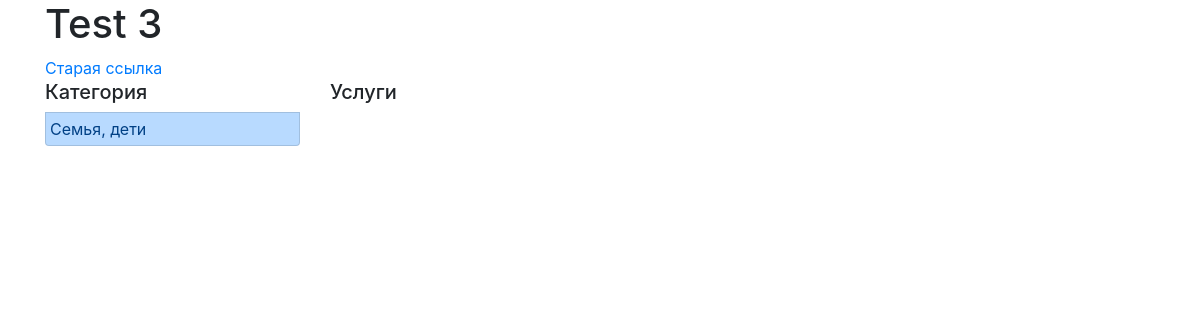
Page /uslugi/2/3/ on the earlier database version.
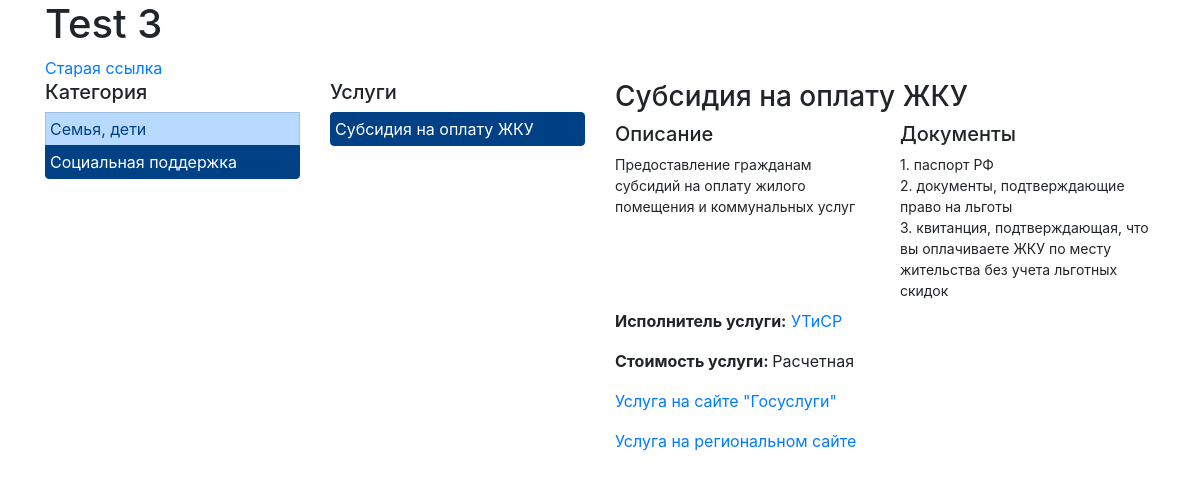
Same page on the later database version.
### rep_test_00/models.py (models this page shows)
class CatUslugi(models.Model):
	name = models.CharField(max_length=50, verbose_name='Наименование категории')
	def __str__(self):
		return self.name
	class Meta:
		verbose_name_plural = 'Категории услуг'
		verbose_name = 'Категория услуг'

class VidUslugi(models.Model):
	cat_usl = models.ForeignKey(CatUslugi, null=True, on_delete=models.PROTECT, verbose_name='Категория услуги')
	name = models.CharField(max_length=50, verbose_name='Наименование вида')
	pod_otr_txt = models.CharField(max_length=50, null=True, blank=True, verbose_name='Подотрасли (через запятую)')
	def __str__(self):
		return self.name
	class Meta:
		verbose_name_plural = 'Виды услуг'
		verbose_name = 'Вид услуги'

class Uslugi(models.Model):
	cat_usl = models.ForeignKey(CatUslugi, null=True, on_delete=models.PROTECT, verbose_name='Категория услуги')
	vid_uslugi = ChainedForeignKey(
        VidUslugi,
        chained_field='cat_usl',
        chained_model_field='cat_usl',
        show_all=False,
        auto_choose=True,
        null=True,
        verbose_name='Вид услуги')
	description = models.TextField(verbose_name='Описание услуги')
	documents = models.TextField(verbose_name='Список документов (через ;)')
	price = models.CharField(max_length=50, verbose_name='Стоимость услуги', null=True)
	url_gosuslugi = models.URLField(verbose_name='Адрес госуслуги', null=True)
	url_usl_on_site = models.URLField(verbose_name='Адрес на сайте региона', null=True)
	class Meta:
		verbose_name_plural = 'Услуги'
		verbose_name = 'Услуга'

class PodOtrasl(models.Model):
	otrasl = models.ForeignKey(Otrasl, null=True, on_delete=models.PROTECT, verbose_name='Отрасль')
	name = models.CharField(max_length=50, verbose_name='Наименование')
	def __str__(self):
		return self.name
	class Meta:
		verbose_name_plural = 'Подотрасли'
		verbose_name = 'Подотрасль'

### rep_test_00/views.py (the view)
# urls.py: path('uslugi/<int:cat_usl_id>/<int:vid_usl_id>/', select_uslugi),
def select_uslugi(request, cat_usl_id, vid_usl_id):
	context = filter_uslugi(request, cat_usl_id, vid_usl_id)
	return render(request, 'org_selector/index_3.html', context)

### rep_test_00/my_func.py (called while the page is built)
def filter_uslugi(request, cat_usl_id, vid_usl_id):
	cur_cat_usl = cat_usl_id
	cur_vid_usl = vid_usl_id
	cat_usl = CatUslugi.objects.all()
	vid_usl = VidUslugi.objects.filter(cat_usl=cur_cat_usl)
	curvid_usl = VidUslugi.objects.filter(id=cur_vid_usl)
	if len(curvid_usl) == 1:
		test = curvid_usl[0].pod_otr_txt.split(',')
		pod_otr_usl = PodOtrasl.objects.filter(pk__in=curvid_usl[0].pod_otr_txt.split(','))
		name_usl = curvid_usl[0].name
		cur_usl = Uslugi.objects.get(vid_uslugi=cur_vid_usl)
	else:
		test = 0
		pod_otr_usl = None
		name_usl = ''
		cur_usl = ''
	return {'cat_usl':cat_usl, 'vid_usl':vid_usl, 'cur_cat_usl':cur_cat_usl, 'cur_vid_usl':cur_vid_usl, 'test':test, 'pod_otr_usl':pod_otr_usl, 'cur_usl':cur_usl, 'name_usl':name_usl}

### rep_test_00/templates/org_selector/index_3.html (shortened to what this page needs)
{% load static %}
<html lang="en">
<head>
	<link rel="stylesheet" href="{% static 'org_selector/bootstrap.min.css'%}">
</head>
<body>
<div class="container">
	<div class="row">
		<div class="col-2">
			<h1>Test 3</h1>
			<a href="/0/0/0/0/">Старая ссылка</a>
		</div>
	</div>
	<div class="row">
		<div class="col-lg-3 col-md-3 col-sm-6 mb-1">
			<div class="list-group">
			<h5>Категория</h5>
			{% for ct_usl in cat_usl %}
				{% if ct_usl.id == cur_cat_usl %}
					<a href="/uslugi/{{ ct_usl.id }}/0/" class="list-group-item list-group-item-action list-group-item-primary p-1 active">{{ ct_usl }}</a>
				{% else %}
					<a href="/uslugi/{{ ct_usl.id }}/0/" class="list-group-item list-group-item-action list-group-item-primary p-1">{{ ct_usl }}</a>
				{% endif %}
			{% endfor %}
			</div>
		</div>
		<div class="col-lg-3 col-md-3 col-sm-6 mb-1">
			{% if cur_cat_usl > 0 %}
				<h5>Услуги</h5>
			{% endif %}
			{% for vd_usl in vid_usl %}
				<div class="list-group">
				{% if vd_usl.id == cur_vid_usl %}
					<a href="/uslugi/{{ cur_cat_usl }}/{{ vd_usl.id }}/"  class="list-group-item list-group-item-action list-group-item-primary p-1 active">{{ vd_usl }}</a>
				{% else %}
					<a href="/uslugi/{{ cur_cat_usl }}/{{ vd_usl.id }}/"  class="list-group-item list-group-item-action list-group-item-primary p-1">{{ vd_usl }}</a>
				{% endif %}
				</div>
			{% endfor %}
		</div>
		<div class="col-md-6">
			<div class="row">
				<div class="col-12">
					<h3>{{ name_usl }}</h3>
				</div>
			</div>
			<div class="row" style="font-size: 14px">
				{% if cur_usl|wordcount > 0 %}
				<div class="col-6">
					<h5>Описание</h5>
					{{ cur_usl.description }}
				</div>
				<div class="col-6">
					<h5>Документы</h5>
					{{ cur_usl.documents|linebreaksbr }}
				</div>
				{% endif %}
			</div>
			<div class="row">
				<div class="col-12 mt-2	">
					{% if cur_usl|wordcount > 0 %}
					<p><strong>Исполнитель услуги:</strong>
						{% for pod_otr in pod_otr_usl %}
							<a href="/1/{{ pod_otr.otrasl.id }}/{{ pod_otr.id }}/0/0/">{{ pod_otr }}</a>
						{% endfor %}
					</p>
					<p><strong>Стоимость услуги: </strong>{{ cur_usl.price }}</p>
					<p><a href="{{ cur_usl.url_gosuslugi }}" target="_blank">Услуга на сайте "Госуслуги"</a></p>
					<p><a href="{{ cur_usl.url_usl_on_site }}" target="_blank">Услуга на региональном сайте</a></p>
					{% endif %}
				</div>
			</div>
		</div>
	</div>
</div>
</body>
</html>

Differences in the rows shown:
added CatUslugi: name "Социальная поддержка"
added VidUslugi: name "Субсидия на оплату ЖКУ"
added Uslugi: description "Предоставление гражданам субсидий на оплату жилого помещения и коммунальных услуг", documents "1. паспорт РФ 2. документы, подтверждающие право на льготы 3. квитанция, подтверждающая, что вы оплачиваете ЖКУ по месту жительства без учета льготных скидок", price "Расчетная"
added PodOtrasl: name "УТиСР"
Other differences:
text now shown: "Описание Документы Исполнитель услуги: Стоимость услуги: Услуга на сайте \"Госуслуги\" Услуга на региональном сайте"
